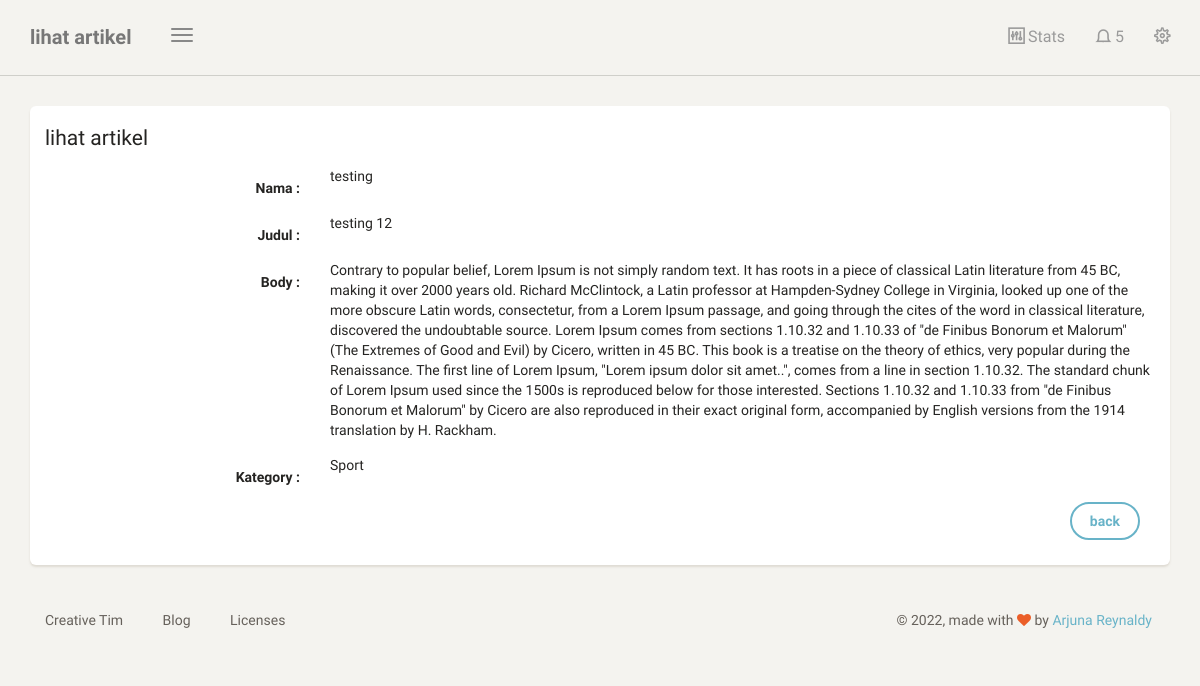
Page /dashboard/artikel/lihat/2 (signed in) on the committed database.
### biodata/models.py (models this page shows, shortened)
class Artikel(models.Model):
    nama = models.ForeignKey(User, on_delete=models.CASCADE, blank=True, null=True)
    judul = models.CharField(max_length=100)
    body = RichTextUploadingField(blank=True, null=True,
                                    config_name='special',
                                    external_plugin_resources=[(
                                        'youtube',
                                        '/static/ckeditor_plugins/youtube/youtube/',
                                        'plugin.js',
                                        )],
)
    kategory = models.ForeignKey(Kategori, on_delete=models.CASCADE)
    date = models.DateTimeField(auto_now_add=True)
    class Meta:
        ordering =['-date']
        verbose_name_plural ="Artikel"

class Kategori(models.Model):
    nama = models.CharField(max_length=20)
    def __str__(self):
        return self.nama
    class Meta:
        verbose_name_plural ="Kategori"

### biodata/views.py (the view)
# urls.py: path('artikel/lihat/<str:id>', lihat_artikel, name='lihat_artikel'),
@login_required
def lihat_artikel(request, id):
    template_name = "back/lihat_artikel.html"
    artikel = Artikel.objects.get(id=id)
    context = {
        'title':'lihat artikel',
        'artikel': artikel,
    }
    return render(request, template_name, context)

### templates/back/lihat_artikel.html (shortened to what this page needs)
{% extends 'back/base.html' %}
{% block content %}
<div class="content">
    <div class="container-fluid">
        <div class="row">
            <div class="col-md-12">
                <div class="card">
                    <form class="form-horizontal" method="POST">
                        <div class="card-header">
                            <h4 class="card-title">
                                {{title}}
                            </h4>
                        </div>
                        <div class="card-content">
                            <div class="form-group">
                                <label class="col-md-3 control-label">Nama : </label>
                                <div class="col-md-9">
                                    {{artikel.nama}}
                                </div>
                            </div>
                            <div class="form-group">
                                <label class="col-md-3 control-label">Judul : </label>
                                <div class="col-md-9">
                                    {{artikel.judul}}
                                </div>
                            </div>
                            <div class="form-group">
                                <label class="col-md-3 control-label">Body : </label>
                                <div class="col-md-9">
                                    {{artikel.body|safe}}
                                </div>
                            </div>
                            <div class="form-group">
                                <label class="col-md-3 control-label">Kategory : </label>
                                <div class="col-md-9">
                                   {{artikel.kategory}}
                                </div>
                        </div>
                        <div class="card-footer text-right">
                            <div class="form-group">
                                <label class="col-md-3"></label>
                                <div class="col-md-9">
                                   <a class="btn btn-info" href="{% url 'tabel_artikel' %}">back</a>
                                </div>
                            </div>
                        </div>
                    </form>
                </div>
            </div>
        </div>
    </div>
</div>
{% endblock content %}

### rows in the picture
Artikel: nama "testing", judul "testing 12", body "Contrary to popular belief, Lorem Ipsum is not simply random text. It has roots in a piece of classical Latin literature from 45 BC, making it over 2000 years old. Richard McClintock, a Latin professor at Hampden-Sydney College in Virginia, looked up one of the more obscure Latin words, consectetur, from a Lorem Ipsum passage, and going through the cites of the word in classical literature, discovered the undoubtable source. Lorem Ipsum comes from sections 1.10.32 and 1.10.33 of \"de Finibus Bonorum et Malorum\" (The Extremes of Good and Evil) by Cicero, written in 45 BC. This book is a treatise on the theory of ethics, very popular during the Renaissance. The first line of Lorem Ipsum,…", kategory "Sport"

### other values in the picture
{{ title }} "lihat artikel"
